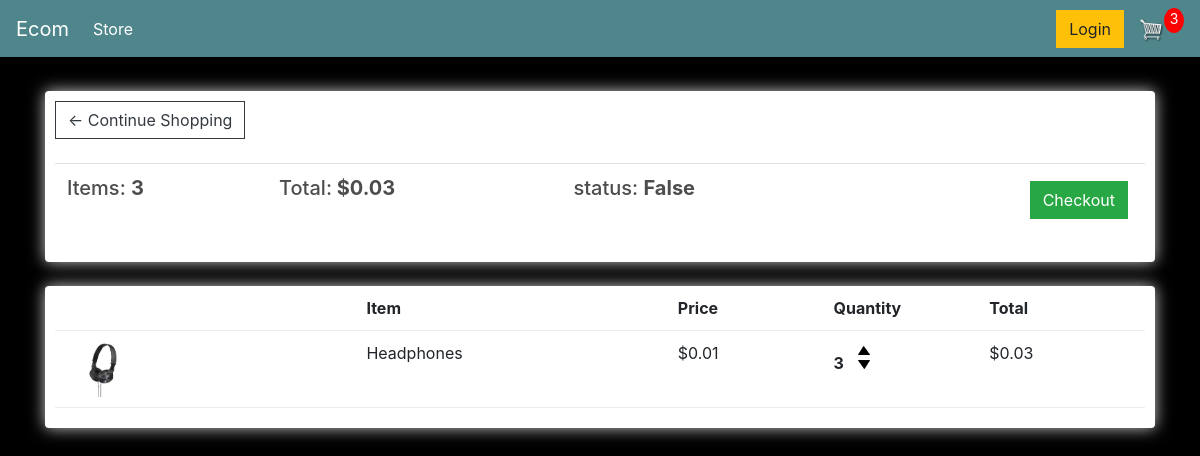
The app's page /cart/ (signed in) with its own data.
### store/models.py (models this page shows, shortened)
class Order(models.Model):
    customer = models.ForeignKey(Customer, on_delete=models.SET_NULL, null=True, blank=True)
    date_ordered = models.DateTimeField(auto_now_add = True)
    complete = models.BooleanField(default=False)
    transaction_id = models.CharField(max_length=100, null = True)
    @property
    def get_cart_total(self):
        orderitems  = self.orderitem_set.all()
        total = sum([item.get_sub_total for item in orderitems])
        return total
    @property
    def get_total_items(self):
        orderitems = self.orderitem_set.all();
        total = sum([item.quantity for item in orderitems])
        return total

class OrderItem(models.Model):
    product = models.ForeignKey(Product, on_delete=models.SET_NULL, null=True)
    order = models.ForeignKey(Order, on_delete=models.SET_NULL, null = True)
    quantity = models.IntegerField(default = 0, null = True, blank=True)
    date_added = models.DateTimeField(auto_now_add=True)
    @property
    def get_sub_total(self):
        total = self.product.price * self.quantity
        return total

class Product(models.Model):
    name = models.CharField(max_length=200)
    price = models.FloatField()
    digital = models.BooleanField(default=False, null=True, blank=True)
    image = models.ImageField(null= True, blank= True)
    @property
    def imageUrl(self):
        try:
            url  = self.image.url
        except:
            url = ''
        return url

### store/views.py (the view)
# urls.py: path('cart/', views.cart, name='cart'),
def cart(request):# only for sign in user
    data = cartData(request)
    items = data['items']
    order = data['order']
    cartItems = data['cartItems']
    context = {'items':items,'order': order, 'cartItems': cartItems}
    return render(request, 'store/cart.html', context)

### store/uti.py (called while the page is built)
def cartData(request):
    if request.user.is_authenticated:
        customer = request.user.customer
        order, created = Order.objects.get_or_create(customer = customer, complete = False)
        items = order.orderitem_set.all()
        cartItems = order.get_total_items
    else:
        cookieData = cookieCart(request)
        items = cookieData['items']
        order = cookieData['order']
        cartItems = cookieData['cartItems']
    return  {'items':items,'order': order, 'cartItems': cartItems}

### store/templates/store/cart.html
{% extends 'store/main.html' %}
{% load static %}
{% block content %}
	<div class="row">
		<div class="col-lg-12">
			<div class="box-element">
				<a  class="btn btn-outline-dark" href="{% url 'store' %}">&#x2190; Continue Shopping</a>
				<br>
				<br>
				<table class="table">
					<tr>
						<th><h5>Items: <strong>{{cartItems}}</strong></h5></th>
						<th><h5>Total:<strong> ${{order.get_cart_total|floatformat:2}}</strong></h5></th>
						{% if order.complete == False %}
						<th><h5>status: <strong>False</strong></h5></th>
						{% endif%}
						<th>
							<a  style="float:right; margin:5px;" class="btn btn-success" href="{% url 'checkout' %}">Checkout</a>
						</th>
					</tr>
				</table>
			</div>
			<br>
			<div class="box-element">
				<div class="cart-row">
					<div style="flex:2"></div>
					<div style="flex:2"><strong>Item</strong></div>
					<div style="flex:1"><strong>Price</strong></div>
					<div style="flex:1"><strong>Quantity</strong></div>
					<div style="flex:1"><strong>Total</strong></div>
				</div>
				{% for item in items %}
				<div class="cart-row">
					<div style="flex:2"><img class="row-image" src="{{item.product.imageUrl}}"></div>
					<div style="flex:2"><p>{{item.product.name}}</p></div>
					<div style="flex:1"><p>${{item.product.price|floatformat:2}}</p></div>
					<div style="flex:1">
						<p class="quantity">{{item.quantity}}</p>
						<div class="quantity">
							<img data-product="{{item.product.id}}" data-action="add" class="chg-quantity update-cart" src="{% static  'images/arrow-up.png' %}">
							<img data-product="{{item.product.id}}" data-action="remove" class="chg-quantity update-cart" src="{% static  'images/arrow-down.png' %}">
						</div>
					</div>
					<div style="flex:1"><p>${{item.get_sub_total|floatformat:2}}</p></div>
				</div>
				{% endfor %}
			</div>
		</div>
	</div>
{% endblock content %}

### static/css/main.css (style rules this page uses)
body { background: black; }
h1,h2,h3,h4,h5,h6 { color:hsl(0, 0%, 30%); }
.box-element { box-shadow:hsl(0, 0%, 80%) 0 0 16px; background-color: #fff; border-radius: 4px; padding: 10px; }
.col-lg-4, .col-lg-6, .col-lg-8, .col-lg-12 { margin-top: 10px; }
.btn { border-radius: 0; }
.row-image { width: 100px; }
.cart-row { display: flex; align-items: flex-stretch; padding-bottom: 10px; margin-bottom: 10px; border-bottom: 1px solid #ececec; }
.quantity { display: inline-block; font-weight: 700; padding-right:10px; }
.chg-quantity { width: 12px; cursor: pointer; display: block; margin-top: 5px; transition:.1s; }

### records on screen
Order: get_cart_total "0.03"
OrderItem: product.imageUrl (picture), product.name "Headphones", product.price "0.01", quantity "3", get_sub_total "0.03"

### other values on screen
{{ cartItems }} "3"
